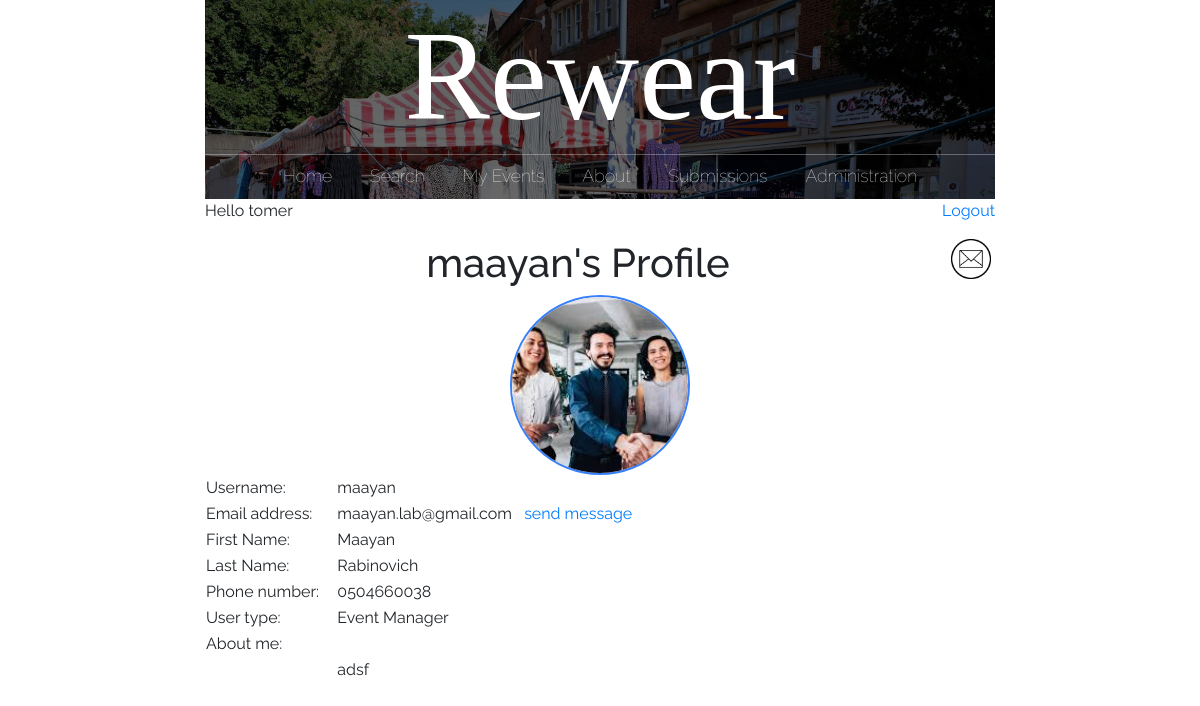
Before: /profile/maayan/ (signed in) with the older database file.
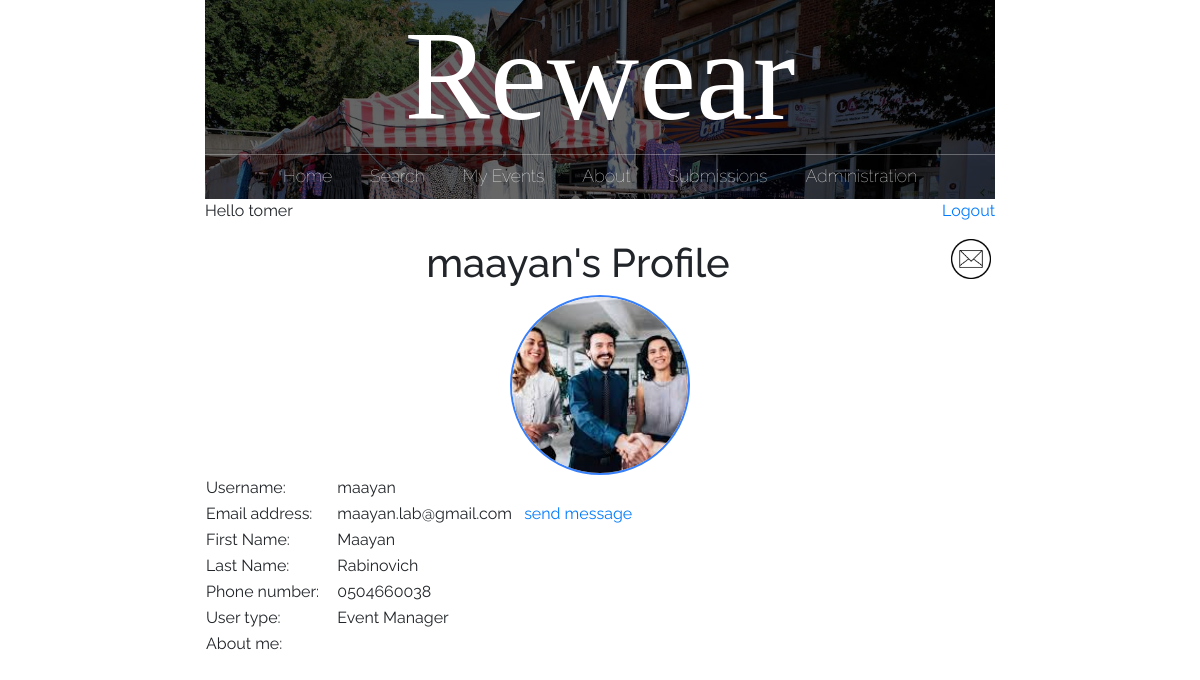
After: the same page with the newer database file.
### registry/models.py (models this page shows)
class UserProfileInfo(models.Model):
    user = models.OneToOneField(User, on_delete=models.CASCADE)
    userType = forms.CharField(label='User type', max_length=10, required=True)
    phone = models.CharField(max_length=10, default=None,)
    picture = models.ImageField(upload_to='static\\media\\profile_pics', blank=True)
    about = models.TextField(max_length=400, default='',)
    def __str__(self):
        return self.user.username

### main/views.py (the view)
# urls.py: path("profile/<username>/", views.profile, name="profile"),
def profile(response, username):
    user = User.objects.get(username=username)
    try:
        profileinfo = (UserProfileInfo.objects.filter(user=user))[0]
        picture = profileinfo.picture
    except:
        profileinfo = None
        picture = None
    if picture: picture = picture.path
    pic_path = None
    try:
        pic_path = picture.split("static")[-1]
    except:
        pic_path = None
    new_mail = new_messages(response.user.username)
    return render(response, "main/profile.html", {
        'profileinfo': profileinfo,
        'cur_user': user,
        'profile_pic': picture,
        'pic_path': pic_path,
        'new_mail': new_mail,
    })

### main/views.py (called while the page is built)
def new_messages(username):
    try:
        messages = Message.objects.filter(recipient=User.objects.filter(username=username)[0])
        for m in messages:
            if not m.is_read:
                return True
        return False
    except:
        return False

### main/templates/main/profile.html (shortened to what this page needs)
{% extends 'main/base.html' %}
{% load crispy_forms_tags %}
{% load static %}
{% block content %}
<center><h1>{{profileinfo}}'s Profile</h1></center>
{% if not user.is_authenticated %}
	<p>Not logged into any account.</p>
	<a href="/login/"><p>Login</p></a>
{% else %}
	{% if profile_pic %}
	<center>
		<img src="{% static pic_path %}" alt="Avatar" height=180px width=180px class="profimg">
	</center>
	{% endif %}
	<table>
		<tr>
			<td>Username:&nbsp;&nbsp;&nbsp;</td>
			<td>{{profileinfo}}</td>
		</tr>
		<tr>
			<td>Email address:&nbsp;&nbsp;&nbsp;&nbsp;</td>
			<td>{{cur_user.email}} &nbsp; <a href="/send_message/{{cur_user.username}}">send message</a></td>
		</tr>
		{% if cur_user.first_name %}
		<tr>
			<td>First Name:&nbsp;&nbsp;&nbsp;&nbsp;</td>
			<td>{{cur_user.first_name.capitalize}}</td>
		</tr>
		{% endif %}
		{% if cur_user.last_name %}
		<tr>
			<td>Last Name:&nbsp;&nbsp;&nbsp;&nbsp;</td>
			<td>{{cur_user.last_name.capitalize}}</td>
		</tr>
		{% endif %}
		{% if profileinfo.phone %}
		<tr>
			<td>Phone number:&nbsp;&nbsp;&nbsp;&nbsp;</td>
			<td>{{profileinfo.phone}}</td>
		</tr>
		{% endif %}
		<tr>
			<td>User type:&nbsp;&nbsp;&nbsp;&nbsp;</td>
			<td>
				{% if cur_user.groups.all.0.name == "eventManager" %}
				Event Manager
				{% else %}
				Buyer
				{% endif %}
			</td>
		</tr>
		<tr>
			<td>About me:&nbsp;&nbsp;&nbsp;&nbsp;</td>
			<td><td>
		<tr>
			<td></td>
			<td>{{profileinfo.about|linebreaks}}<td>
		</tr>
	</table>
{% endif %}
{% endblock %}%}

Changed rows visible on the page:
changed UserProfileInfo "maayan": about "adsf" → (not shown)
